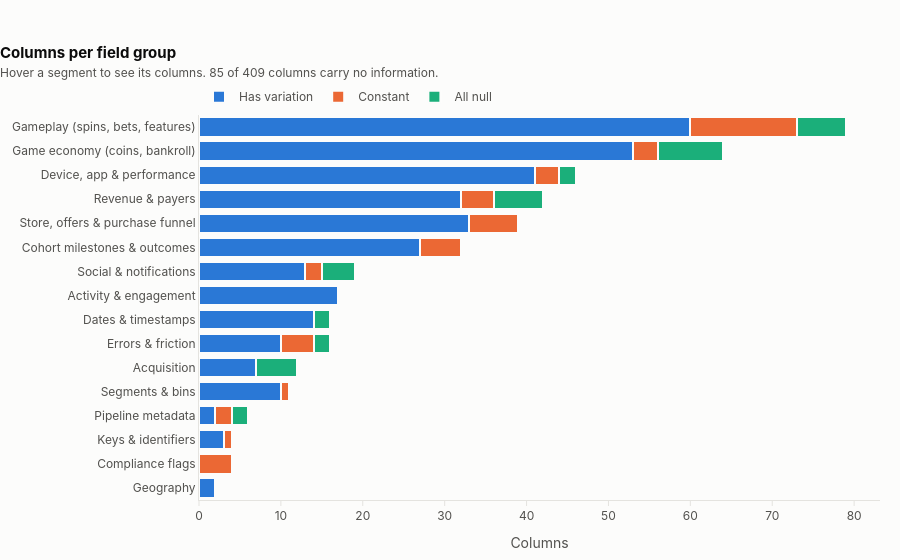

Notebook code cell kept with this figure:
### Markdown cell above
## 3. Field groups and missing values

409 columns grouped by name (`src/sciplay/field_groups.py`). Hover a bar segment or a dot to see the columns.

### Code cell
pc.field_groups_bar(profile).show()

### Figure 1 — Plotly figure (JSON) as saved in the notebook; plotly's stock layout.template omitted (floating-point values rounded to 4 significant figures)
{"data": [{"customdata": ["COUNTRY, REGION", "", "PLAYER_ID, PLATFORM_ID, SLOT_ID", "CREATE_DATETIME, LAST_UPDATE_DATETIME", "D30_PAYER_BIN, DAU_TYPE, LEVEL_BIN, LT_PAYER_BIN<br>SENIORITY, SG_BIN, LT_SPENDER_BUCKET, TOTAL_SPEND_LAST_4W_SEGMENT<br>SPINNER_SEGMENT, LOGIN_SEGMENTATION", "INSTALL_FLAG, REACTIVATED, SOURCE, SOURCE_TYPE<br>ATTRIBUTION_TYPE, SOURCE_FIRST, SOURCE_TYPE_FIRST", "CANCEL_PURCHASES, CRASHES, ERROR, ERROR_UNHANDLED<br>FAILED_PURCHASE, TOTAL_WARNING_ERROR, ZENDESK_TICKETS, STORES_VERIFY_PURCHASE_FAILURE<br>PURCHASE_FAILURES, PURCHASE_CANCELS", "DATE, ACCOUNTING_DATE, FIRST_PURCHASE_DATE, INSTALL_DATE<br>LAST_LOGIN_DATE, LAST_PURCHASE_DATE, FIRST_DAILY_EVENT, LAST_DAILY_EVENT<br>FIRST_INSTALL_DATE, PLATFORM_AGNOSTIC_LAST_LOGIN_DATE, REACTIVATION_3_DATE, REACTIVATION_7_DATE<br>REACTIVATION_14_DATE, REACTIVATION_28_DATE", "DAYS_SINCE_INSTALL, DAYS_SINCE_LAST_LOGIN, SESSION_MINS, SESSIONS<br>D7_ACTIVE_DAYS, D14_ACTIVE_DAYS, D30_ACTIVE_DAYS, D7_PURCHASE_DAYS<br>D14_PURCHASE_DAYS, D30_PURCHASE_DAYS, D7_SPINS_DAYS, D14_SPINS_DAYS<br>D30_SPINS_DAYS, CONSECUTIVE_ACTIVE_DAYS, LIFETIME_LOGINS_DAYS, PLATFORM_AGNOSTIC_LAST_7_DAYS_PLAYED<br>PLATFORM_AGNOSTIC_LAST_28_DAYS_PLAYED", "FACEBOOK_CONNECT_SUCCESS, FB_LOGGEDIN, FB_LOGIN, INCENTIVIZED_NOTIFS<br>INFLOW_NOTIFICATION_TEAK_COINS, LOGIN_TYPE_APPLE, LOGIN_TYPE_FACEBOOK, LOGIN_TYPE_GUEST<br>NONINCENTIVIZED_NOTIFS, PUSH_ENABLED_DAU, RATE_US_CLAIMED, RATE_US_IMPRESSIONS<br>RATE_US_RATED", "D0_CONVERTER, D1, D1_RETURNER, D14<br>D14_CONVERTER, D14_RETURNER, D21, D21_RETURNER<br>D3, D3_CONVERTER, D3_RETURNER, D30<br>D30_CONVERTER, D30_RETURNER, D30_SPEND, D60_RETURNER<br>D7, D7_CONVERTER, D7_RETURNER, D90_RETURNER<br>DAYS_UNTIL_NEXT_PURCHASE, NEXT_LOGIN_DATE, SPENDER_14, SPENDER_21<br>SPENDER_30, SPENDER_7, D365_SPEND", "BUY_COINS_CLICKED_BUYS, BUY_COINS_IMPRESSIONS, HOT_OFFER_AWARD_IMPRESSIONS, HOT_OFFER_CLICKED_BUYS<br>HOT_OFFER_IMPRESSIONS, HOT_OFFER_PURCHASE_COMPLETES, INFLOW_OOC_COIN_VALUE_COINS, INFLOW_PURCHASED_COINS<br>OOC_CLICKED_BUYS, OOC_COIN_VALUE_COLLECTS, OOC_IMPRESSIONS, OOC_PURCHASE_COMPLETES<br>PAID_COIN_INFLOW, OOC_CALCULATED, STORES_PURCHASE_BILLED, STORES_PURCHASE_STARTED<br>STORES_IMPRESSION, FREE_TO_PLAY_IMPRESSIONS, FREE_TO_PLAY_CLICKS, STORES_ICON_CLICKED<br>STORES_ITEM_CLICKED, STORES_PURCHASE_COMPLETED, SPLASH_SALE_IMPRESSIONS, TOTAL_OOC<br>F2P_USAGE, PURCHASE_STARTS, PURCHASE_COMPLETED, DAYS_SINCE_OOC<br>LOGIN_DAYS_SINCE_OOC, PURCHASE_SLIB, PURCHASE_SLIB_14D, PURCHASE_SLIB_NL<br>PURCHASE_SLIB_EWMA", "ACTIVE_30D_PAYER_DAU, ACTIVE_90D_PAYER_DAU, BUY_COINS_REVENUE, DAYS_SINCE_LAST_PURCHASE<br>HOT_OFFER_REVENUE, I14_REVENUE, I3_REVENUE, I30_REVENUE<br>I7_REVENUE, LIFETIME_PAYERS, MAX_WEEKLY_SPEND, OOC_REVENUE<br>REVENUE, TRANSACTIONS, LIFETIME_REVENUE, LT_MAX_WEEK_REV<br>LIFETIME_TRANSACTIONS, CONSECUTIVE_PURCHASE_DAYS, AVG_LAST_5_PURCHASES, AVG_LAST_10_PURCHASES<br>DTC_REVENUE, DTC_TRANSACTIONS, LAST_4W_REVENUE, LAST_4W_TRANSACTIONS<br>LAST_4W_SPEND_DAYS, LAST_8W_REVENUE, LAST_8W_TRANSACTIONS, LAST_8W_SPEND_DAYS<br>LAST_12W_REVENUE, LAST_12W_TRANSACTIONS, LAST_12W_SPEND_DAYS, DTC_NET_FEE_REVENUE", "DEVICE_HARDWARE, DEVICE_OS_VERSION, DEVICE_TYPE, END_APP_VERSION<br>FIRST_LOAD, GAME_LOADS, LOAD_LOGGED_IN, LOAD_SECONDS_COUNT<br>LOAD_STARTER, LOBBY_LOADER, LOBBY_LOADS, MEDIAN_FPS<br>MEDIAN_LOAD_TIME, RECOMMENDED_IMPRESSION, SERVER_VERSION_END, SERVER_VERSION_START<br>SLOT_DOWNLOAD_COMPLETES, SLOT_DOWNLOAD_STARTS, SLOT_LOAD_COMPLETES, SLOT_LOAD_STARTS<br>SPIN_LATENCY, START_APP_VERSION, TECH_VERSION_END, TECH_VERSION_START<br>TOTAL_AVG_FPS, TOTAL_LOAD_SECONDS, TOTAL_SPIN_LENGTH, UPGRADED_FLAG<br>AVG_SPIN_LATENCY_AUTO_SPINS, AVG_SPIN_LATENCY_REGULAR_SPINS, AVG_SPIN_LENGTH_AUTO_SPINS, AVG_SPIN_LENGTH_REGULAR_SPINS<br>AVG_SPIN_LENGTH_WIN_SPINS, AVG_SPIN_LENGTH_LOOSING_SPINS, MEDIAN_SPIN_LENGTH, INITIAL_LOBBY_LOAD_STARTED<br>INITIAL_LOBBY_LOAD_COMPLETED, SPIN_LENGTH_LN, SPIN_LATENCY_LN, INITIAL_SECONDS_TO_GAME_LOAD_LN<br>OS_VERSION", "ENDING_BANKROLL, ENDING_RUBY_BANKROLL, FREE_COIN_INFLOW, HOURLY_BONUS<br>INFLOW_COINS_GENERIC, INFLOW_DAILY_COINS, INFLOW_FREE_PLAY_COINS, INFLOW_GENERICLEVELUP_COINS<br>INFLOW_IN_GAME_COINS, INFLOW_ISLAND_HOPPING_COINS, INFLOW_JACKPOT_COINS, INFLOW_LEVELUP_COINS<br>INFLOW_RUBIES, INFLOW_TIMED_COINS, INFLOW_TIMED_MEGA_COINS, INFLOW_TOTAL_COINS<br>INFLOW_TOURNAMENT_COINS, ISLAND_HOPPING_BONUS_FILLED_STATE, ISLAND_HOPPING_BONUS_FILLING_STATE, ISLAND_HOPPING_MAX_STREAK_BONUS<br>ISLAND_HOPPING_MIN_STREAK_BONUS, JACKPOT_WIN, OUTFLOW_RUBIES, QUALIFYING_JACKPOT_SPIN<br>QUALIFYING_JACKPOT_TOTAL_WAGER, RUBY_BANKROLL, SLOT_WIN_COINS, SPECIAL_AWARD<br>STARTING_BANKROLL, TOTAL_FREE_COINS, TOTAL_WIN_AMOUNT, TOTAL_WINS<br>INFLOW_DAILY_JEWEL_COINS, PEARL_OUTFLOW_RUBIES, PEARL_INFLOW_COINS, TOTAL_PEARL_COLLECTED<br>TOTAL_PEARL_AWARDED, DAILY_JEWEL_TASKS_COMPLETED, DAILY_JEWEL_TASKS_COLLECTED, DAILY_JEWEL_PRIZE_DAY_COMPLETED<br>PLAYDAYS_LEFT_IN_BANKROLL, MAX_BANKROLL, MIN_BANKROLL, DAILY_BONUS<br>STARTING_SLIB, ENDING_SLIB, TIMED_MEGA_BONUS_COUNT, STARTING_SLIB_14DAY<br>ENDING_SLIB_14DAY, STARTING_SLIB_NL, ENDING_SLIB_NL, STARTING_SLIB_EWMA<br>ENDING_SLIB_EWMA", "BET_DENOM, DEFAULT_BET, END_LEVEL, END_LEVEL_TRACK<br>FEATURED_SPINS, FEATURED_TOTAL_WAGER, ISLAND_HOPPING_EARNED_STATE, ISLAND_HOPPING_EARNING_STATE<br>ISLAND_HOPPING_ENDING_STATE, ISLAND_HOPPING_LOCKED_STATE, LEVEL_UPS, MAX_BETS<br>MEDIAN_BET, MIN_BETS, NUM_AUTO_SPIN, REGULAR_SPIN<br>REGULAR_TOTAL_WAGER, SPINNER, SPINS_COMPLETED, SPINS_STARTED<br>START_LEVEL, START_LEVEL_TRACK, TOTAL_BET_AMOUNT, TOURNAMENT_COMPLETES<br>TOURNAMENT_STARTS, TOURNAMENT_WIN_DIALOG_IMPRESSIONS, IN_GAME_EVENT_COMPLETIONS, IS_IN_GAME_EVENT_PLAYED<br>END_LIFETIME_SPINS, START_LIFETIME_SPINS, AVG_WAGER, MAX_BET_AMOUNT<br>MIN_BET_AMOUNT, LIFETIME_SPINS_DAYS, AVG_WAGER_LAST_7_ENGAGED, AVG_WAGER_LAST_14_ENGAGED<br>CONSECUTIVE_SPINS_DAYS, DAYS_SINCE_LAST_SPIN, SUM_BET_MULTIPLIERS, AVG_WAGER_LAST_7_ENGAGED_INCLUSIVE<br>TOTAL_BET_AMOUNT_LAST_28_ENGAGED, SPINS_COMPLETED_LAST_28_ENGAGED, AVG_WAGER_LAST_28_ENGAGED, AVG_WAGER_LAST_28_ENGAGED_SPINS_ABOVE25<br>LOGIN_DAYS_SINCE_LAST_SPIN, SUM_LN_BET_AMOUNT, AVG_DAILY_VALUABLE_SPINS_LAST_7_ENGAGED, AVG_DAILY_VALUABLE_SPINS_LAST_28_ENGAGED<br>PLATFORM_AGNOSTIC_LIFETIME_SPINS_DAYS, AVG_WAGER_14D, AVG_BETS_14D, AVG_SPINS_14D<br>AVG_WAGER_NL, AVG_BETS_NL, AVG_SPINS_NL, AVG_WAGER_EWMA<br>AVG_BETS_EWMA, AVG_SPINS_EWMA, AVG_BETS_LAST_28_ENGAGED, AVG_SPINS_LAST_28_ENGAGED"], "hovertemplate": "<b>%{y}</b> · Has variation: %{x}<br>%{customdata}<extra></extra>", "marker": {"color": "#2a78d6", "line": {"color": "#fcfcfb", "width": 2}}, "name": "Has variation", "orientation": "h", "type": "bar", "x": [2, 0, 3, 2, 10, 7, 10, 14, 17, 13, 27, 33, 32, 41, 53, 60], "y": ["Geography", "Compliance flags", "Keys & identifiers", "Pipeline metadata", "Segments & bins", "Acquisition", "Errors & friction", "Dates & timestamps", "Activity & engagement", "Social & notifications", "Cohort milestones & outcomes", "Store, offers & purchase funnel", "Revenue & payers", "Device, app & performance", "Game economy (coins, bankroll)", "Gameplay (spins, bets, features)"]}, {"customdata": ["", "CHEATS_DETECTED, IS_CHEATER_DETECTED, IS_CHEATER, IS_LEGAL_SETTLEMENT", "GAME_ID", "CREATE_BATCH_ID, LAST_UPDATE_BATCH_ID", "VIP_SEGMENT", "", "BUY_COINS_PURCHASE_FAILED, HOT_OFFER_PURCHASE_FAILED, OOC_PURCHASE_FAILED, SPINS_FAILED", "", "", "FACEBOOK_CONNECT_CLICKED, RATE_US_RATED_COUNT", "CHURNERS, CHURNERS_3, CHURNERS_7, CHURNERS_14<br>CHURNERS_30", "BUY_COINS_AWARD_IMPRESSIONS, BUY_COINS_PURCHASE_COMPLETES, DIVE_AND_CATCH_AWARD_IMPRESSIONS, DIVE_AND_CATCH_CLICKED_BUYS<br>DIVE_AND_CATCH_IMPRESSIONS, DIVE_AND_CATCH_PURCHASE_COMPLETES", "FTD, PAYERS, SCIPAY_REVENUE, SCIPAY_TRANSACTIONS", "RECOMMENDED_CLICKED_UPDATE, REQUIRED_CLICKED_UPDATE, REQUIRED_IMPRESSION", "JACKPOT_CLICKED_PLAY, JACKPOT_INTRO, LOW_COINS", "FEATURESLOT_IMPRESSION, HIGH_LIMIT_SPIN, HIGH_LIMITCLICKED_ENTER, ISLAND_HOPPING_PLAYING_DAU<br>ISLAND_HOPPING_UNLOCKED_PLAYER, NEW_SLOT_SPIN, ORC_BILLBOARD_CLICKS, ORC_COLLECT_IMPRESSIONS<br>ORC_SPINS, ORC_SUPPORTED_SLOT, ORC_WIDGET_CLICKS, RUBY_REEF_SLOT_SPIN<br>RUBYREEF_CLICKED"], "hovertemplate": "<b>%{y}</b> · Constant: %{x}<br>%{customdata}<extra></extra>", "marker": {"color": "#eb6834", "line": {"color": "#fcfcfb", "width": 2}}, "name": "Constant", "orientation": "h", "type": "bar", "x": [0, 4, 1, 2, 1, 0, 4, 0, 0, 2, 5, 6, 4, 3, 3, 13], "y": ["Geography", "Compliance flags", "Keys & identifiers", "Pipeline metadata", "Segments & bins", "Acquisition", "Errors & friction", "Dates & timestamps", "Activity & engagement", "Social & notifications", "Cohort milestones & outcomes", "Store, offers & purchase funnel", "Revenue & payers", "Device, app & performance", "Game economy (coins, bankroll)", "Gameplay (spins, bets, features)"]}, {"customdata": ["", "", "", "CREATE_USER_NAME, LAST_UPDATE_USER_NAME", "", "ADGROUP_NAME, CREATIVE_NAME, CAMPAIGN_NAME, INSTALL_TYPE<br>INSTALL_SOURCE", "ERROR_HANDLED, ASSET_BUNDLE_FAIL", "DTC_LAST_PURCHASE_DATE, SCIPAY_LAST_PURCHASE_DATE", "", "INFLOW_FB_COINS, INFLOW_GIFTCOLLECTED_COINS, INFLOW_INVITE_COINS, INFLOW_NOTIFICATION_LINK", "", "", "DIVE_AND_CATCH_REVENUE, BAD_BEATS_REVENUE, RUBY_REFILL_REVENUE, REVEAL_YOUR_DEAL_REVENUE<br>DTC_LIFETIME_TRANSACTIONS, SCIPAY_LIFETIME_TRANSACTIONS", "ASSET_BUNDLE_START, ASSET_BUNDLE_COMPLETE", "HLPJ_JACKPOT_WINS, INFLOW_COINS_CS, INFLOW_FREE_TO_SPIN, INFLOW_HLPJ_JACKPOT_COINS<br>INFLOW_NPC, INFLOW_ORC_COINS, OUTFLOW_COINS, INFLOW_BAD_BEATS_COINS", "HIGH_LIMIT_TOTAL_WAGER, IN_GAME_EVENT_MAXNODE_REACHED, MAX_ORC_CYCLE, NEW_SLOT_TOTAL_WAGER<br>RUBY_REEF_SLOT_TOTAL_WAGER, IN_GAME_EVENT_MINNODE_REACHED"], "hovertemplate": "<b>%{y}</b> · All null: %{x}<br>%{customdata}<extra></extra>", "marker": {"color": "#1baf7a", "line": {"color": "#fcfcfb", "width": 2}}, "name": "All null", "orientation": "h", "type": "bar", "x": [0, 0, 0, 2, 0, 5, 2, 2, 0, 4, 0, 0, 6, 2, 8, 6], "y": ["Geography", "Compliance flags", "Keys & identifiers", "Pipeline metadata", "Segments & bins", "Acquisition", "Errors & friction", "Dates & timestamps", "Activity & engagement", "Social & notifications", "Cohort milestones & outcomes", "Store, offers & purchase funnel", "Revenue & payers", "Device, app & performance", "Game economy (coins, bankroll)", "Gameplay (spins, bets, features)"]}], "layout": {"barmode": "stack", "font": {"color": "#52514e", "family": "Inter, Segoe UI, Helvetica, Arial, sans-serif", "size": 12}, "height": 560, "hoverlabel": {"bgcolor": "white", "font": {"color": "#0b0b0b", "size": 12}}, "legend": {"orientation": "h", "traceorder": "normal", "x": 0, "xanchor": "left", "y": 1.01, "yanchor": "bottom"}, "margin": {"b": 50, "l": 60, "r": 20, "t": 115}, "paper_bgcolor": "#fcfcfb", "plot_bgcolor": "#fcfcfb", "title": {"font": {"color": "#0b0b0b", "size": 15}, "text": "<b>Columns per field group</b><br><span style='font-size:12px;color:#52514e'>Hover a segment to see its columns. 85 of 409 columns carry no information.</span>", "x": 0, "xanchor": "left"}, "xaxis": {"gridcolor": "#e4e3df", "linecolor": "#e4e3df", "showgrid": false, "tickcolor": "#e4e3df", "ticks": "outside", "title": {"text": "Columns"}}, "yaxis": {"gridcolor": "#e4e3df", "linecolor": "#e4e3df", "showgrid": false, "zeroline": false}}}
